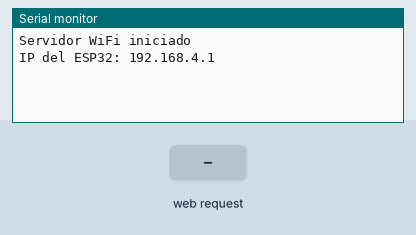
Simulated run of this sketch. Board: ESP32. Shown: the last lines printed to the serial monitor. Inputs (shaded band) come from the test bench.

Above: at 1.2 s.
1.3 s: HTTP request GET /setrpm?value=1 received
At 1.6 s:
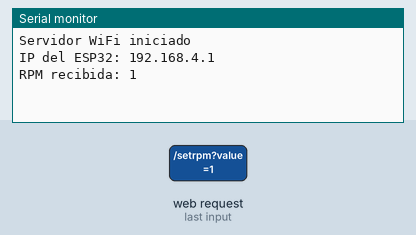
2.8 s: HTTP request GET /setrpm?value=0 received
At 4.0 s:
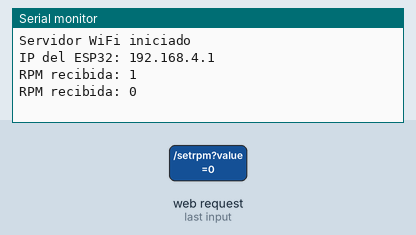

The sketch:

lab2_challenge1.ino
```cpp
//lab_2_part1  embebidos

#include <WiFi.h>
#include <WebServer.h>
#include "DHT.h"


#define DHTPIN 4          // Pin del DHT22
#define DHTTYPE DHT22


DHT dht(DHTPIN, DHTTYPE);


// ===== CONFIGURACIÓN WiFi (modo AP para servidor standalone) =====
const char* ssid = "ESP32_Server";
const char* password = "12345678";


WebServer server(80);


// Variable para guardar el setpoint enviado
String rpmSetpoint = "0";


// ======== HTML PRINCIPAL (UI RESPONSIVE) ==========
String htmlPage() {
  String page = R"=====(
    <!DOCTYPE html>
    <html>
    <head>
      <meta name="viewport" content="width=device-width, initial-scale=1.0">
      <style>
        body {
          font-family: Arial;
          text-align: center;
          background: #f2f2f2;
          padding: 20px;
        }
        .card {
          background: white;
          padding: 20px;
          margin: auto;
          width: 90%;
          max-width: 400px;
          border-radius: 12px;
          box-shadow: 0px 0px 12px #aaa;
        }
        input {
          width: 80%;
          padding: 10px;
          font-size: 18px;
          margin-top: 10px;
        }
        button {
          padding: 10px 20px;
          font-size: 18px;
          margin-top: 10px;
        }
      </style>
      <script>
        // Funcion para actualizar valores cada 2 segundos
        function updateData() {
          fetch('/readings')
            .then(response => response.json())
            .then(data => {
              document.getElementById("temp").innerHTML = data.temperature;
              document.getElementById("hum").innerHTML = data.humidity;
              document.getElementById("time").innerHTML = data.time;
            });
        }
        setInterval(updateData, 2000);


        function sendRPM() {
          let rpm = document.getElementById("rpmInput").value;
          fetch('/setrpm?value=' + rpm);
          alert("RPM enviada: " + rpm);
        }
      </script>
    </head>
    <body>
      <h2>ESP32 Web Server - Monitoreo Ambiental</h2>


      <div class="card">
        <h3>Lecturas</h3>
        <p><b>Temperatura:</b> <span id="temp">--</span> °C</p>
        <p><b>Humedad:</b> <span id="hum">--</span> %</p>
        <p><b>Actualizado:</b> <span id="time">--</span></p>
      </div>


      <div class="card">
        <h3>Setpoint de Velocidad (RPM)</h3>
        <input id="rpmInput" type="number" placeholder="Ingrese RPM">
        <button onclick="sendRPM()">Enviar</button>
      </div>


    </body>
    </html>
  )=====";


  return page;
}


// ======== Enviar lecturas como JSON para AJAX ==========
void handleReadings() {
  float t = dht.readTemperature();
  float h = dht.readHumidity();


  String json = "{";
  json += "\"temperature\": \"" + String(t) + "\",";
  json += "\"humidity\": \"" + String(h) + "\",";
  json += "\"time\": \"" + String(millis() / 1000) + " s\"";
  json += "}";


  server.send(200, "application/json", json);
}


// ======== Recibir RPM del usuario ===========
void handleSetRPM() {
  if (server.hasArg("value")) {
    rpmSetpoint = server.arg("value");
    Serial.println("RPM recibida: " + rpmSetpoint);
  }
  server.send(200, "text/plain", "OK");
}


// ============== SETUP ====================
void setup() {
  Serial.begin(115200);
  dht.begin();


  WiFi.softAP(ssid, password);
  Serial.println("Servidor WiFi iniciado");
  Serial.print("IP del ESP32: ");
  Serial.println(WiFi.softAPIP());


  server.on("/", []() { server.send(200, "text/html", htmlPage()); });


  server.on("/readings", handleReadings);
  server.on("/setrpm", handleSetRPM);


  server.begin();
}


// ============== LOOP =====================
void loop() {
  server.handleClient();
}
```

Measured:
- after the input at 1.3 s, the serial monitor: prints a new line at once (image 1)
- after the input at 2.8 s, the serial monitor: prints a new line at once (image 2)
